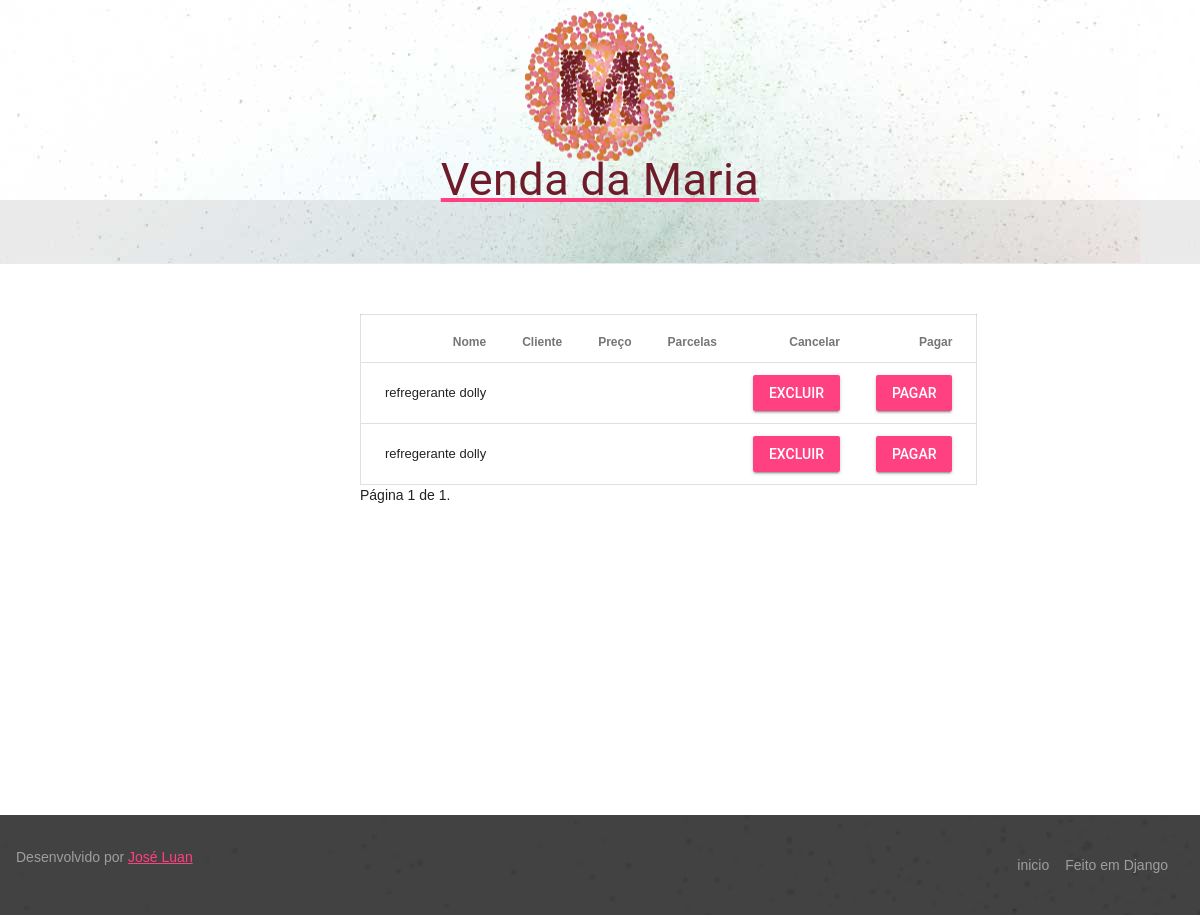
/vendas/ (signed in), run on an earlier commit of the app's database.
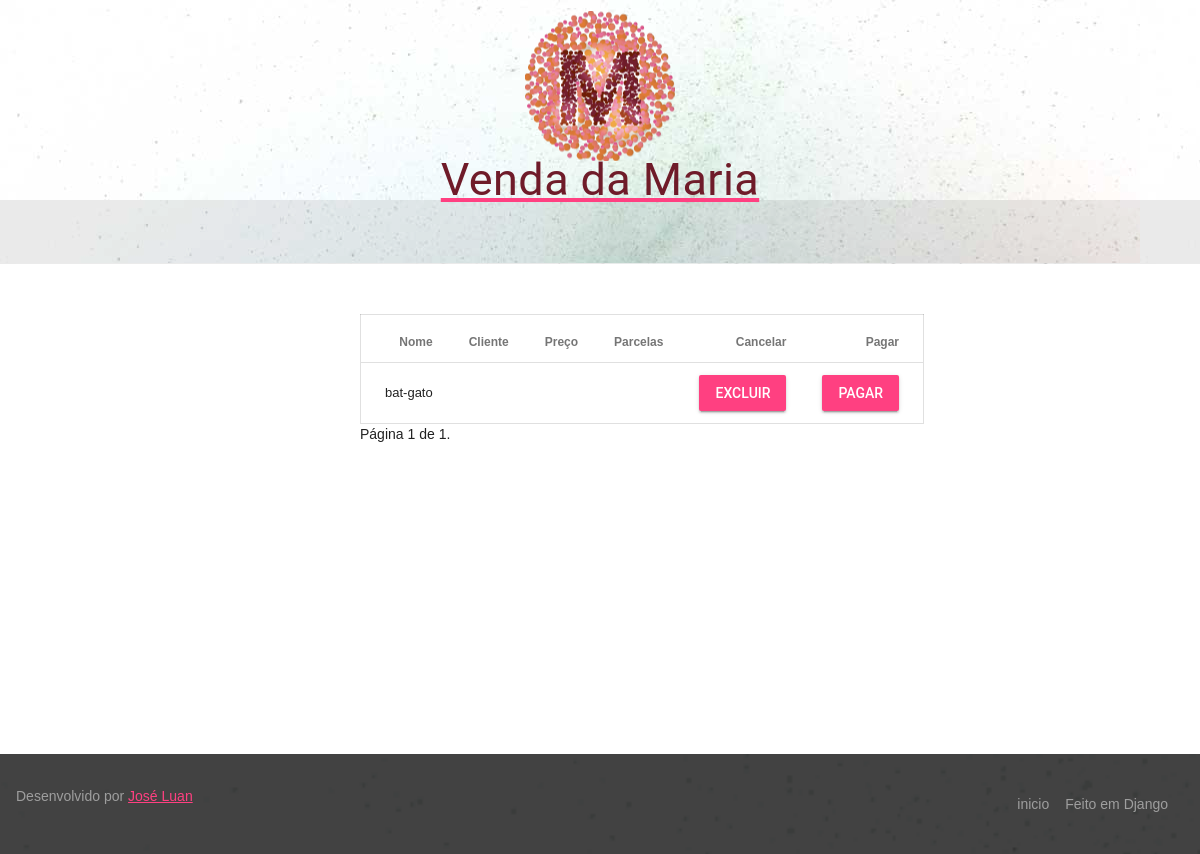
And on a later commit of the database.
### fornecedor/models.py (models this page shows)
class Venda(models.Model):
	class Meta:
		verbose_name_plural = 'Vendas'
		verbose_name = 'Venda'
	produto = models.ForeignKey(Produto)
	financeiro = models.ForeignKey(Financeiro)

class Produto(models.Model):
	class Meta:
		verbose_name_plural = 'Produtos'
		verbose_name = 'Produto'
	nome = models.CharField(verbose_name = 'Nome', max_length = 100, default="nome")
	valor = models.DecimalField(verbose_name = 'Valor', max_digits = 10, decimal_places = 0, default=0)
	foto = models.ImageField(upload_to='produto/', height_field=None, width_field=None, max_length=100,blank=True,null=True, default = "fornecedor/static/imagens/default.jpg")
	descricao = models.CharField(verbose_name = 'Descricao', max_length = 500, default="nulo")
	estoque = models.DecimalField(verbose_name = 'Estoque', max_digits = 10, decimal_places = 0, default=0 )

### fornecedor/views.py (the view)
# urls.py: url(r'^vendas/', 'fornecedor.views.vendas', name='vendas'),
@login_required(login_url='/entrar/')
def vendas(request):
	if request.method == 'POST':
		vendas = Venda.objects.filter(produto__nome__contains=request.POST.get("pesquisa"))
		paginator = Paginator(vendas,20)
		page = request.GET.get('page')
		lista_vendas = []
		try:
			lista_vendas = paginator.page(page)
		except PageNotAnInteger:
			lista_vendas = paginator.page(1)
		except EmptyPage:
			lista_vendas = paginator.page(paginator.num_pages)
		return render(request,'vendas.html',{'vendas': lista_vendas})
	else:
		vendas = Venda.objects.all()
		paginator = Paginator(vendas,20)
		page = request.GET.get('page')
		lista_vendas = []
		try:
			lista_vendas = paginator.page(page)
		except PageNotAnInteger:
			lista_vendas = paginator.page(1)
		except EmptyPage:
			lista_vendas = paginator.page(paginator.num_pages)
		return render(request,'vendas.html',{'vendas': lista_vendas})

### templates/vendas.html (shortened to what this page needs)
{% extends 'base.html' %}
{% load staticfiles %}
{% block conteudo %}
<div id="conteudo">
  <table class="mdl-data-table mdl-js-data-table mdl-data-table--selectable">
        <thead>
          <tr>
            <th>Nome</th>
            <th>Cliente</th>
            <th>Preço</th>
            <th>Parcelas</th>
            <th>Cancelar</th>
            <th>Pagar</th>
          </tr>
        </thead>
  {% for venda in vendas %}
        <tbody>
          <tr data-mdl-data-table-selectable-name="materials[]" data-mdl-data-table-selectable-value="acrylic">
            <td class="mdl-data-table__cell--non-numeric">{{ venda.produto.nome }}</td>
            <td>{{ venda.cliente.nome }}</td>
            <td>{{ venda.finaceiro.valor }}</td>
            <td>{{ venda.finaceiro.parcela }}</td>
            <td>
              <a href="#">
                <button class="mdl-button mdl-js-button mdl-button--raised mdl-js-ripple-effect mdl-button--accent">
                  Excluir
                </button>
              </a>
            </td>
            <td>
              <a href="{% url 'vendas_pagar' pk=venda.pk %}">
                <button class="mdl-button mdl-js-button mdl-button--raised mdl-js-ripple-effect mdl-button--accent">
                  Pagar
                </button>
              </a>
            </td>
          </tr>
        </tbody>
  {% endfor %}
  </table>
  <div class="pagination">
      <span class="step-links">
          <span class="current">
              Página {{ vendas.number }} de {{vendas.paginator.num_pages }}.
          </span>
      </span>
  </div>
</div>
{% endblock %}

What changed in the data, as far as the page shows it:
removed Venda: produto.nome "refregerante dolly"
removed Venda: produto.nome "refregerante dolly"
added Venda: produto.nome "bat-gato"
